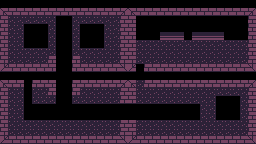

Tiled map render using the project's own tile images. Description and the whole map definition, tile-layer contents included, below:
An orthogonal 32x18 tile map with 8x8 px tiles, 2 tile layers (floor, collisions).

<map version="1.2" tiledversion="1.2.4" orientation="orthogonal" renderorder="right-down" width="32" height="18" tilewidth="8" tileheight="8" infinite="0" nextlayerid="3" nextobjectid="1">
 <tileset firstgid="1" name="onlyone" tilewidth="8" tileheight="8" spacing="1" margin="1" tilecount="36" columns="9">
  <image source="onlyone.png" trans="b5ef1d" width="82" height="37" />
 </tileset>
 <layer id="2" name="floor" width="32" height="18">
  <data encoding="csv">
0,0,0,0,0,0,0,0,0,0,0,0,0,0,0,0,0,0,0,0,0,0,0,0,0,0,0,0,0,0,0,0,
0,0,0,0,0,0,0,0,0,0,0,0,0,0,0,0,0,0,0,0,0,0,0,0,0,0,0,0,0,0,0,0,
0,11,11,11,11,11,11,0,0,11,11,11,11,11,11,0,0,0,0,0,0,0,0,0,0,0,0,0,0,0,0,0,
0,11,11,0,0,0,11,0,0,11,0,0,0,11,11,0,0,0,0,0,0,0,0,0,0,0,0,0,0,0,0,0,
0,11,11,0,0,0,11,0,0,11,0,0,0,11,11,0,0,0,0,0,0,0,0,0,0,0,0,0,0,0,0,0,
0,11,11,0,0,0,11,0,0,11,0,0,0,11,11,0,0,11,11,11,11,11,11,11,11,11,11,11,11,11,11,0,
0,11,11,11,11,11,11,0,0,11,11,11,11,11,11,0,0,11,11,11,11,11,11,11,11,11,11,11,11,11,11,0,
0,11,11,11,11,11,11,0,0,11,11,11,11,11,11,0,0,11,11,11,11,11,11,11,11,11,11,11,11,11,11,0,
0,0,0,0,0,0,0,0,0,0,0,0,0,0,0,0,0,0,0,0,0,0,0,11,11,0,0,0,0,0,0,0,
0,0,0,0,0,0,0,0,0,0,0,0,0,0,0,0,0,0,0,0,0,0,0,0,0,0,0,0,0,0,0,0,
11,11,11,0,11,11,11,0,0,11,11,11,11,11,11,11,11,11,11,11,11,11,11,11,11,11,11,11,11,11,11,11,
11,11,11,0,11,11,11,0,0,11,11,11,11,11,11,11,11,11,11,11,11,11,11,11,11,11,11,11,11,11,11,11,
11,11,11,0,11,11,11,0,0,11,11,11,11,11,11,11,11,11,11,11,11,11,11,11,11,11,11,0,0,0,11,11,
11,11,11,0,0,0,0,0,0,0,0,0,0,0,0,0,0,0,0,0,0,0,0,0,0,11,11,0,0,0,11,11,
11,11,11,0,0,0,0,0,0,0,0,0,0,0,0,0,0,0,0,0,0,0,0,0,0,11,11,0,0,0,11,11,
11,11,11,11,11,11,11,11,11,11,11,11,11,11,11,11,11,11,11,11,11,11,11,11,11,11,11,11,11,11,11,11,
11,11,11,11,11,11,11,11,11,11,11,11,11,11,11,11,11,11,11,11,11,11,11,11,11,11,11,11,11,11,11,11,
11,11,11,11,11,11,11,11,11,11,11,11,11,11,11,11,11,11,11,11,11,11,11,11,11,11,11,11,11,11,11,11
</data>
 </layer>
 <layer id="1" name="collisions" width="32" height="18">
  <data encoding="csv">
0,0,0,0,0,0,0,0,0,0,0,0,0,0,0,0,0,0,0,0,0,0,0,0,0,0,0,0,0,0,0,0,
1,2,2,2,2,2,2,2,2,2,2,2,2,2,2,3,1,2,2,2,2,2,2,2,2,2,2,2,2,2,2,3,
2,0,0,0,0,0,0,0,0,0,0,0,0,0,0,2,2,0,0,0,0,0,0,0,0,0,0,0,0,0,0,2,
2,0,0,0,0,0,0,0,0,0,0,0,0,0,0,2,2,0,0,0,0,0,0,0,0,0,0,0,0,0,0,2,
2,0,0,0,0,0,0,0,0,0,0,0,0,0,0,2,2,0,0,0,26,26,26,0,26,26,26,26,0,0,0,2,
2,0,0,0,0,0,0,0,0,0,0,0,0,0,0,2,2,0,0,0,0,0,0,0,0,0,0,0,0,0,0,2,
2,0,0,0,0,0,0,0,0,0,0,0,0,0,0,2,2,0,0,0,0,0,0,0,0,0,0,0,0,0,0,2,
2,0,0,0,0,0,20,0,0,20,0,0,0,0,0,2,2,0,0,0,0,0,0,0,0,0,0,0,0,0,0,2,
19,2,2,2,2,2,2,0,0,2,2,2,2,2,2,21,19,0,2,2,2,2,2,12,12,2,2,2,2,2,2,21,
0,0,0,0,0,0,0,0,0,0,0,0,0,0,0,0,0,0,0,0,0,0,0,0,0,0,0,0,0,0,0,0,
1,2,2,0,2,2,2,0,0,2,2,2,2,2,2,3,1,0,2,2,2,2,2,12,12,2,2,2,2,2,2,3,
2,0,0,0,0,0,20,0,0,20,0,0,0,0,0,2,2,0,0,0,0,0,0,0,0,0,0,0,0,0,0,2,
2,0,0,0,0,0,0,0,0,0,0,0,0,0,0,2,2,0,0,0,0,0,0,0,0,0,0,0,0,0,0,2,
2,0,0,0,0,0,0,0,0,0,0,0,0,0,0,0,0,0,0,0,0,0,0,0,0,0,0,0,0,0,0,2,
2,0,0,0,0,0,0,0,0,0,0,0,0,0,0,0,0,0,0,0,0,0,0,0,0,0,0,0,0,0,0,2,
2,0,0,0,0,0,0,0,0,0,0,0,0,0,0,2,2,0,0,0,0,0,0,0,0,0,0,0,0,0,0,2,
2,0,0,0,0,0,0,0,0,0,0,0,0,0,0,2,2,0,0,0,0,0,0,0,0,0,0,0,0,0,0,2,
19,2,2,2,2,2,2,2,2,2,2,2,2,2,2,21,19,2,2,2,2,2,2,2,2,2,2,2,2,2,2,21
</data>
 </layer>
</map>